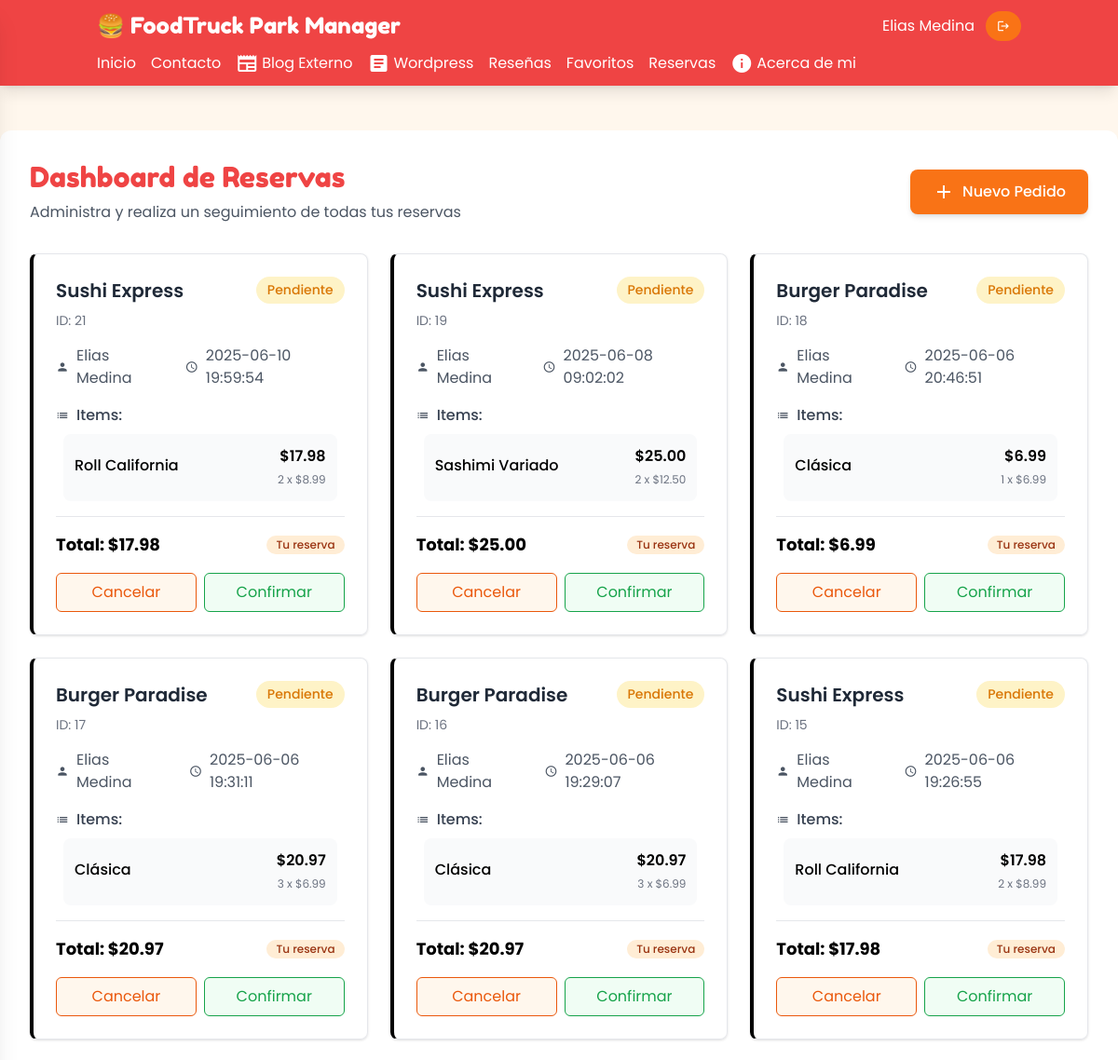
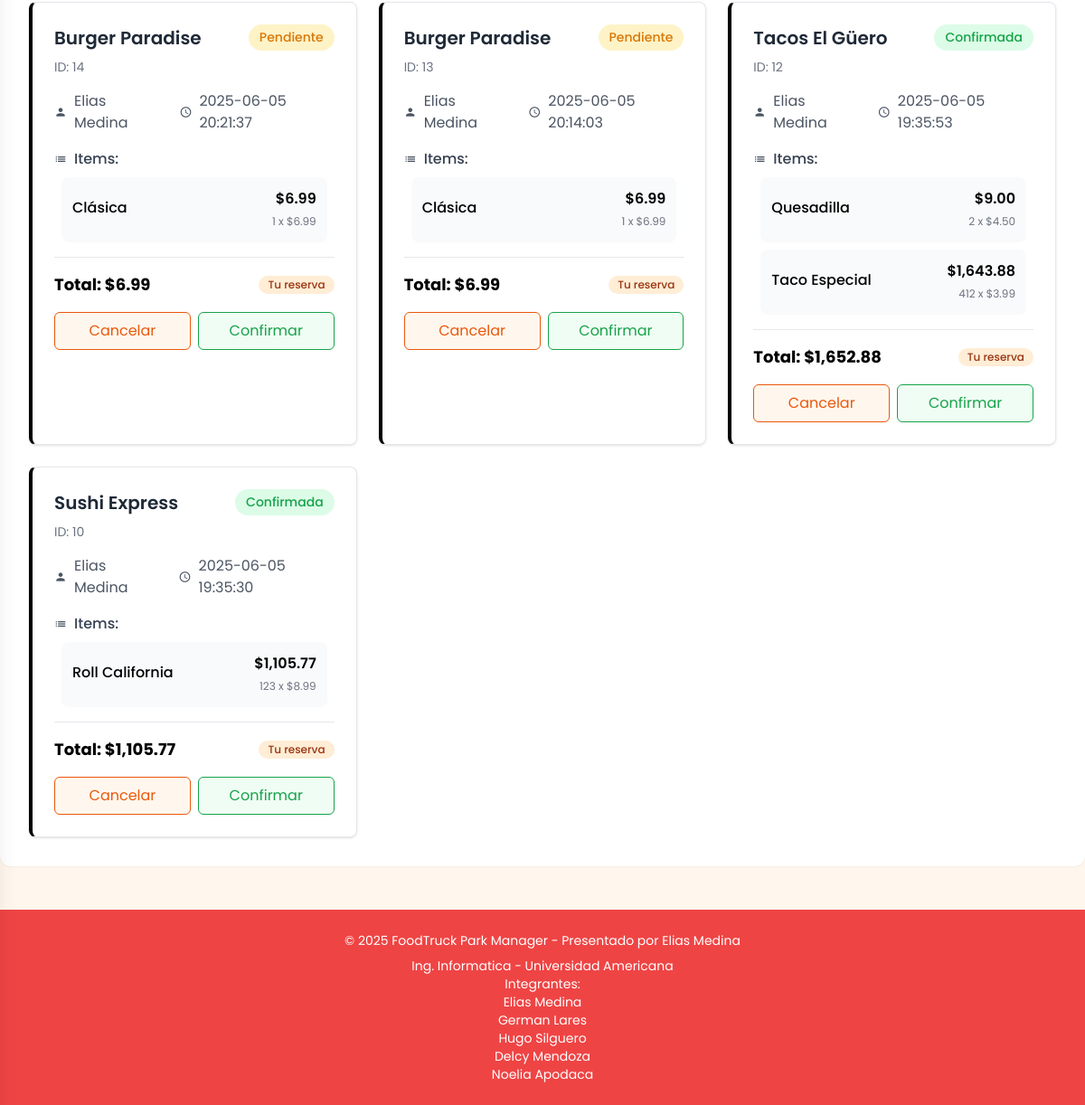
Page /public/reservas.php (signed in) on the committed database (2 pictures, top to bottom).
### tables this page shows
CREATE TABLE `reservas` (
  `id` int(11) NOT NULL,
  `usuario_id` int(11) NOT NULL,
  `foodtruck_id` int(11) NOT NULL,
  `fecha` date NOT NULL,
  `hora` time NOT NULL,
  `total` decimal(10,2) NOT NULL,
  `estado` enum('pendiente','confirmada','cancelada') DEFAULT 'pendiente',
  `fecha_creacion` timestamp NOT NULL DEFAULT current_timestamp()
);

CREATE TABLE `usuarios` (
  `id` int(11) NOT NULL,
  `nombre` varchar(100) NOT NULL,
  `email` varchar(100) NOT NULL,
  `password` varchar(255) NOT NULL,
  `fecha_registro` timestamp NOT NULL DEFAULT current_timestamp(),
  `admin` tinyint(1) NOT NULL DEFAULT 0
);

CREATE TABLE `reserva_items` (
  `id` int(11) NOT NULL,
  `reserva_id` int(11) NOT NULL,
  `menu_id` int(11) NOT NULL,
  `cantidad` int(11) NOT NULL,
  `precio_unitario` decimal(10,2) NOT NULL
);

CREATE TABLE `menus` (
  `id` int(11) NOT NULL,
  `foodtruck_id` int(11) NOT NULL,
  `nombre` varchar(100) NOT NULL,
  `descripcion` text DEFAULT NULL,
  `precio` decimal(10,2) NOT NULL,
  `imagen` varchar(255) DEFAULT NULL
);

### src/DAO/ReservaDAO.php (called while the page is built, shortened)
<?php
class ReservaDAO
{
    private $db;
    public function __construct(Database $db)
    {
        $this->db = $db;
    }
    public function getReservasByUsuarioId($usuario_id, $showAll = false)
    {
        $conn = $this->db->getConnection();
        $usuario_id = mysqli_real_escape_string($conn, $usuario_id);
        if ($showAll) {
            $sql = "SELECT r.*, u.nombre AS usuario_nombre
                FROM reservas r
                JOIN usuarios u ON r.usuario_id = u.id
                ORDER BY r.fecha_creacion DESC";
        } else {
            $sql = "SELECT r.*, u.nombre AS usuario_nombre
                FROM reservas r
                JOIN usuarios u ON r.usuario_id = u.id
                WHERE r.usuario_id = '$usuario_id'
                ORDER BY r.fecha_creacion DESC";
        }
        $result = mysqli_query($conn, $sql);
        $reservas = [];
        while ($row = mysqli_fetch_assoc($result)) {
            $reservas[] = $row;
        }
        return $reservas;
    }
    public function getItemsByReservaId($reserva_id)
    {
        $conn = $this->db->getConnection();
        $reserva_id = mysqli_real_escape_string($conn, $reserva_id);
        $sql = "SELECT ri.*, m.nombre AS menu_nombre FROM reserva_items ri
                JOIN menus m ON ri.menu_id = m.id
                WHERE ri.reserva_id = '$reserva_id'";
        $result = mysqli_query($conn, $sql);
        $items = [];
        while ($row = mysqli_fetch_assoc($result)) {
            $items[] = $row;
        }
        return $items;
    }
}
?>

### src/DAO/FoodTruckDAO.php (called while the page is built, shortened)
<?php
class FoodTruckDAO {
    private $db;
    public function __construct(Database $db) {
        $this->db = $db;
    }
    public function getAllFoodTrucks() {
        $conn = $this->db->getConnection();
        $sql = "
            SELECT
                ft.*,
                IFNULL(AVG(r.rating), 0) AS avg_rating,
                COUNT(r.id) AS review_count
            FROM foodtrucks ft
            LEFT JOIN reviews r ON r.foodtruck_id = ft.id
            GROUP BY ft.id
            ORDER BY ft.nombre ASC
        ";
        $result = mysqli_query($conn, $sql);
        $foodTrucks = [];
        if ($result) {
            while ($row = mysqli_fetch_assoc($result)) {
                $foodTrucks[] = $row;
            }
        }
        return $foodTrucks;
    }
}
?>

### public/reservas.php (the view, shortened to what this page needs)
<?php
require_once __DIR__ . '/../src/DAO/FoodtruckDAO.php';
require_once __DIR__ . '/../src/DAO/ReservaDAO.php';
$db = new Src\Config\Database();
$reservaDAO = new Src\DAO\ReservaDAO($db);
$foodtruckDAO = new Src\DAO\FoodTruckDAO($db);
$userId = $_SESSION['user_id'] ?? null;
if (isset($_SESSION['admin']) && $_SESSION['admin'] === true) {
    $reservas = $reservaDAO->getReservasByUsuarioId($userId, true);
} else {
    $reservas = $reservaDAO->getReservasByUsuarioId($userId);
}
$foodtrucks = $foodtruckDAO->getAllFoodTrucks();
$foodtrucksMap = [];
foreach ($foodtrucks as $ft) {
    $foodtrucksMap[$ft['id']] = $ft['nombre'];
}
include __DIR__ . '/../templates/header.php';
?>
<section class="max-w-7xl mx-auto bg-white rounded-xl shadow-sm p-6 md:p-8 my-12">
    <div class="flex flex-col md:flex-row justify-between items-center mb-8 gap-4">
        <div>
            <h1 class="font-heading text-3xl text-primary">Dashboard de Reservas</h1>
            <p class="text-gray-600 mt-2">Administra y realiza un seguimiento de todas tus reservas</p>
        </div>
        <a href="booking.php"
            class="bg-secondary hover:bg-orange-600 text-white font-medium py-3 px-6 rounded-lg transition flex items-center shadow-md">
            <i class="material-icons mr-2">add</i> Nuevo Pedido
        </a>
    </div>
    <?php if (empty($reservas)): ?>
        <div class="col-span-full empty-state text-center p-12 border-2 border-dashed rounded-lg">
            <i class="material-icons text-6xl text-gray-300 mb-4">inventory_2</i>
            <h3 class="text-xl font-semibold text-gray-700 mb-2">No hay reservas registradas</h3>
            <p class="text-gray-600 mb-4">Cuando realices una reserva, aparecerá aquí</p>
            <a href="booking.php" class="inline-flex items-center text-secondary font-medium hover:underline">
                <i class="material-icons mr-1">add</i> Crear primera reserva
            </a>
        </div>
    <?php else: ?>
        <div class="grid grid-cols-1 md:grid-cols-2 lg:grid-cols-3 gap-6">
            <?php foreach ($reservas as $reserva):
                $foodtruckName = $foodtrucksMap[$reserva['foodtruck_id']] ?? 'Food Truck Desconocido';
                $items = $reservaDAO->getItemsByReservaId($reserva['id']);
                ?>
                <div class="reserva-card p-6 border rounded-lg shadow hover:shadow-lg transition">
                    <div class="flex justify-between items-center mb-2">
                        <h3 class="font-semibold text-xl text-gray-800"><?= htmlspecialchars($foodtruckName) ?></h3>
                        <span class="status-badge badge-<?= htmlspecialchars($reserva['estado'] ?? 'pendiente') ?>">
                            <?= htmlspecialchars($reserva['estado'] ?? 'pendiente') ?>
                        </span>
                    </div>
                    <p class="text-gray-500 text-sm mb-4">ID: <?= htmlspecialchars($reserva['id']) ?></p>
                    <div class="flex space-x-6 mb-4 text-gray-600">
                        <div class="flex items-center">
                            <i class="material-icons mr-2 text-sm">person</i>
                            <span><?= htmlspecialchars($reserva['usuario_nombre']) ?></span>
                        </div>
                        <div class="flex items-center">
                            <i class="material-icons mr-2 text-sm">schedule</i>
                            <span><?= htmlspecialchars($reserva['fecha'] ?? '') ?>
                                <?= htmlspecialchars($reserva['hora'] ?? '') ?></span>
                        </div>
                    </div>
                    <div class="mb-4">
                        <p class="font-medium text-gray-700 mb-2 flex items-center">
                            <i class="material-icons mr-2 text-sm">list</i>
                            Items:
                        </p>
                        <div class="item-list pl-2">
                            <ul class="space-y-2">
                                <?php foreach ($items as $item): ?>
                                    <li class="flex justify-between items-center bg-gray-50 rounded-lg p-3">
                                        <div>
                                            <span class="font-medium"><?= htmlspecialchars($item['menu_nombre']) ?></span>
                                        </div>
                                        <div class="text-right">
                                            <span
                                                class="block font-semibold">$<?= number_format($item['precio_unitario'] * $item['cantidad'], 2) ?></span>
                                            <span class="text-xs text-gray-500"><?= htmlspecialchars($item['cantidad']) ?> x
                                                $<?= number_format($item['precio_unitario'], 2) ?></span>
                                        </div>
                                    </li>
                                <?php endforeach; ?>
                            </ul>
                        </div>
                    </div>
                    <div class="flex justify-between items-center border-t border-gray-200 pt-4">
                        <span class="font-bold text-lg">Total: $<?= number_format($reserva['total'], 2) ?></span>
                        <span class="bg-orange-100 text-orange-800 text-xs font-medium px-2.5 py-0.5 rounded-full">Tu
                            reserva</span>
                    </div>
                    <div class="mt-4 max-w-md mx-auto">
                        <div class="flex flex-wrap gap-2">
                            <form action="" method="POST" class="flex-1 min-w-[120px]">
                                <button type="submit"
                                    class="w-full px-3 py-2 border border-orange-600 text-orange-600 rounded-md bg-orange-50 hover:bg-orange-600 hover:text-white transition focus:outline-none focus:ring-2 focus:ring-orange-500 focus:ring-offset-1"
                                    aria-label="Cancelar reserva <?= htmlspecialchars($reserva['id']) ?>">
                                    Cancelar
                                </button>
                            </form>
                            <form action="" method="POST" class="flex-1 min-w-[120px]">
                                <button type="submit"
                                    class="w-full px-3 py-2 border border-green-600 text-green-600 rounded-md bg-green-50 hover:bg-green-600 hover:text-white transition focus:outline-none focus:ring-2 focus:ring-green-500 focus:ring-offset-1"
                                    aria-label="Confirmar reserva <?= htmlspecialchars($reserva['id']) ?>">
                                    Confirmar
                                </button>
                            </form>
                        </div>
                    </div>
                </div>
            <?php endforeach; ?>
        </div>
    <?php endif; ?>
</section>
<?php include __DIR__ . '/../templates/footer.php'; ?>

### public/assets/css/styles.css (style rules this page uses)
:root { --primary: #DC2626; --secondary: #FB923C; --accent: #22C55E; --background: #FFFAF0; --textPrimary: #111827; --textSecondary: #374151; }
* { transition: all 0.5s ease-in-out; }

### public/reservas.php (style rules this page uses)
.reserva-card { transition: all 0.3s ease; border-left: 4px solid; border-radius: 8px; overflow: hidden; }
.item-list { max-height: 200px; overflow-y: auto; padding-right: 8px; }
.status-badge { padding: 0.25rem 0.75rem; border-radius: 9999px; font-size: 0.875rem; font-weight: 500; text-transform: capitalize; }
.badge-pendiente { background-color: #fef3c7; color: #d97706; }
.badge-confirmada { background-color: #dcfce7; color: #16a34a; }

### rows in the picture
reservas: foodtruck "Sushi Express", estado "Pendiente", id "21", usuario.nombre "Elias Medina", fecha "2025-06-10", hora "19:59:54", total "17.98"
reserva_items: menu.nombre "Roll California", $item['precio_unitario'] * $item['cantidad'] "17.98", cantidad "2", precio_unitario "8.99"
reservas: foodtruck "Sushi Express", estado "Pendiente", id "19", usuario.nombre "Elias Medina", fecha "2025-06-08", hora "09:02:02", total "25.00"
reserva_items: menu.nombre "Sashimi Variado", $item['precio_unitario'] * $item['cantidad'] "25.00", cantidad "2", precio_unitario "12.50"
reservas: foodtruck "Burger Paradise", estado "Pendiente", id "18", usuario.nombre "Elias Medina", fecha "2025-06-06", hora "20:46:51", total "6.99"
reserva_items: menu.nombre "Clásica", $item['precio_unitario']*$item['cantidad'] "6.99", cantidad "1", precio_unitario "6.99"
reservas: foodtruck "Burger Paradise", estado "Pendiente", id "17", usuario.nombre "Elias Medina", fecha "2025-06-06", hora "19:31:11", total "20.97"
reserva_items: menu.nombre "Clásica", $item['precio_unitario'] * $item['cantidad'] "20.97", cantidad "3", precio_unitario "6.99"
reservas: foodtruck "Burger Paradise", estado "Pendiente", id "16", usuario.nombre "Elias Medina", fecha "2025-06-06", hora "19:29:07", total "20.97"
reserva_items: menu.nombre "Clásica", $item['precio_unitario'] * $item['cantidad'] "20.97", cantidad "3", precio_unitario "6.99"
reservas: foodtruck "Sushi Express", estado "Pendiente", id "15", usuario.nombre "Elias Medina", fecha "2025-06-06", hora "19:26:55", total "17.98"
reserva_items: menu.nombre "Roll California", $item['precio_unitario'] * $item['cantidad'] "17.98", cantidad "2", precio_unitario "8.99"
reservas: foodtruck "Burger Paradise", estado "Pendiente", id "14", usuario.nombre "Elias Medina", fecha "2025-06-05", hora "20:21:37", total "6.99"
reserva_items: menu.nombre "Clásica", $item['precio_unitario']*$item['cantidad'] "6.99", cantidad "1", precio_unitario "6.99"
reservas: foodtruck "Burger Paradise", estado "Pendiente", id "13", usuario.nombre "Elias Medina", fecha "2025-06-05", hora "20:14:03", total "6.99"
reserva_items: menu.nombre "Clásica", $item['precio_unitario']*$item['cantidad'] "6.99", cantidad "1", precio_unitario "6.99"
reservas: foodtruck "Tacos El Güero", estado "Confirmada", id "12", usuario.nombre "Elias Medina", fecha "2025-06-05", hora "19:35:53", total "1,652.88"
reserva_items: menu.nombre "Quesadilla", $item['precio_unitario'] * $item['cantidad'] "9.00", cantidad "2", precio_unitario "4.50"
reserva_items: menu.nombre "Taco Especial", $item['precio_unitario'] * $item['cantidad'] "1,643.88", cantidad "412", precio_unitario "3.99"
reservas: foodtruck "Sushi Express", estado "Confirmada", id "10", usuario.nombre "Elias Medina", fecha "2025-06-05", hora "19:35:30", total "1,105.77"
reserva_items: menu.nombre "Roll California", $item['precio_unitario'] * $item['cantidad'] "1,105.77", cantidad "123", precio_unitario "8.99"

### other values in the picture
$_SESSION['username'] "Elias Medina"
PRESENTADO_POR "Elias Medina"
